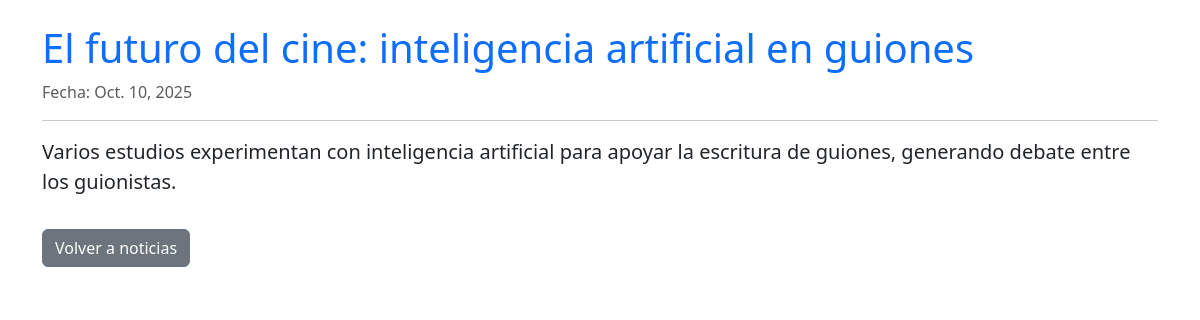
Page /news/5/ on the committed database.
### news/models.py (models this page shows, shortened)
class Newss(models.Model):
    headline = models.CharField(max_length=200)
    body = models.TextField()
    date = models.DateField()

### news/views.py (the view)
# urls.py: path('<int:news_id>/', views.news_detail, name='news_detail'),
def news_detail(request, news_id):
    noticia = get_object_or_404(Newss, id=news_id)
    return render(request, 'news_detail.html', {'noticia': noticia})

### news/templates/news_detail.html (shortened to what this page needs)
<!DOCTYPE html>
<html lang="en">
<head>
    <link href="https://cdn.jsdelivr.net/npm/bootstrap@5.3.3/dist/css/bootstrap.min.css" rel="stylesheet">
</head>
<body>
    <div class="container mt-4">
        <h1 class="text-primary">{{ noticia.headline }}</h1>
        <p class="text-muted">Fecha: {{ noticia.date }}</p>
        <hr>
        <p class="lead">{{ noticia.body }}</p>
        <a href="/news/" class="btn btn-secondary mt-3">Volver a noticias</a>
    </div>
</body>
</html>

### rows in the picture
Newss: headline "El futuro del cine: inteligencia artificial en guiones", date "Oct. 10, 2025", body "Varios estudios experimentan con inteligencia artificial para apoyar la escritura de guiones, generando debate entre los guionistas."
